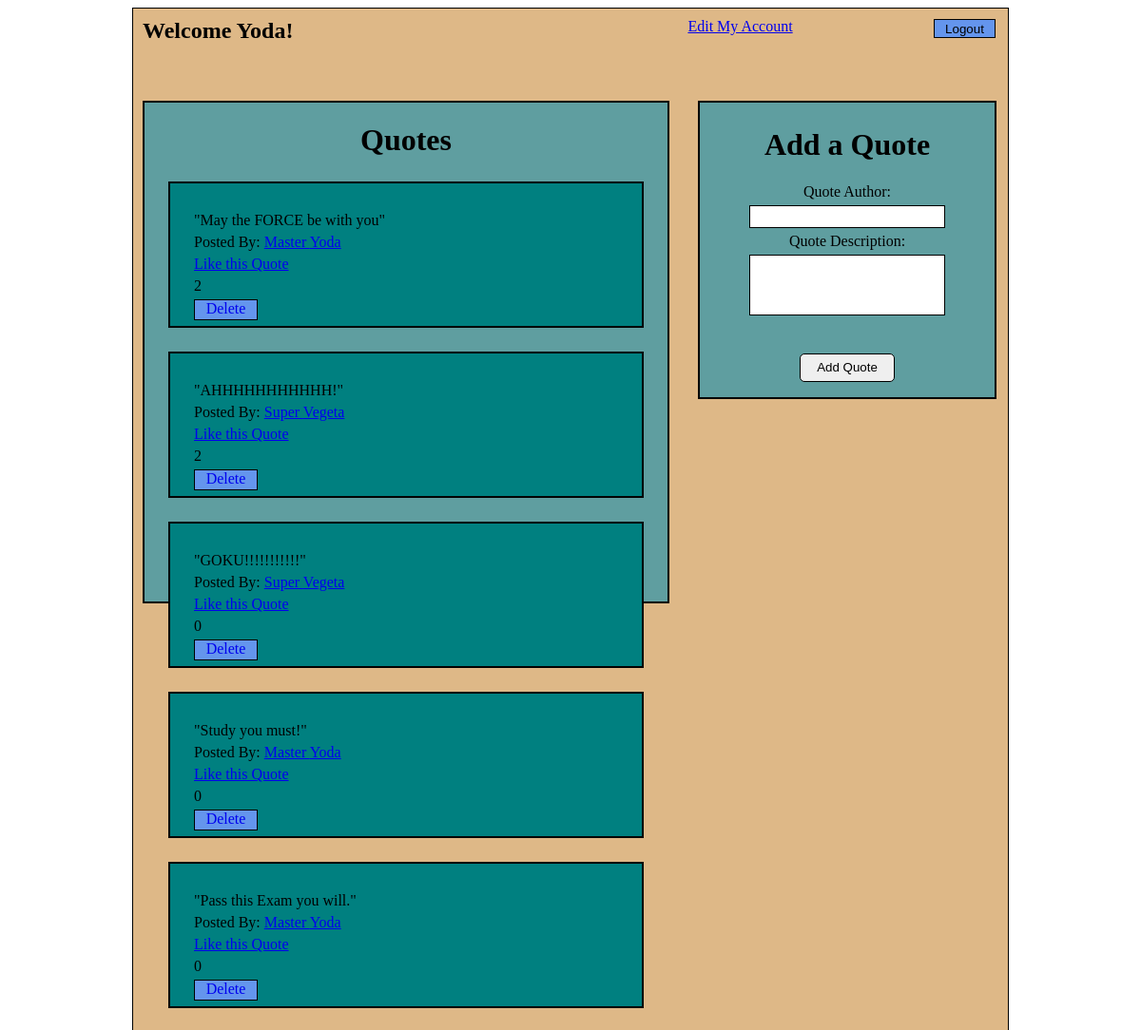
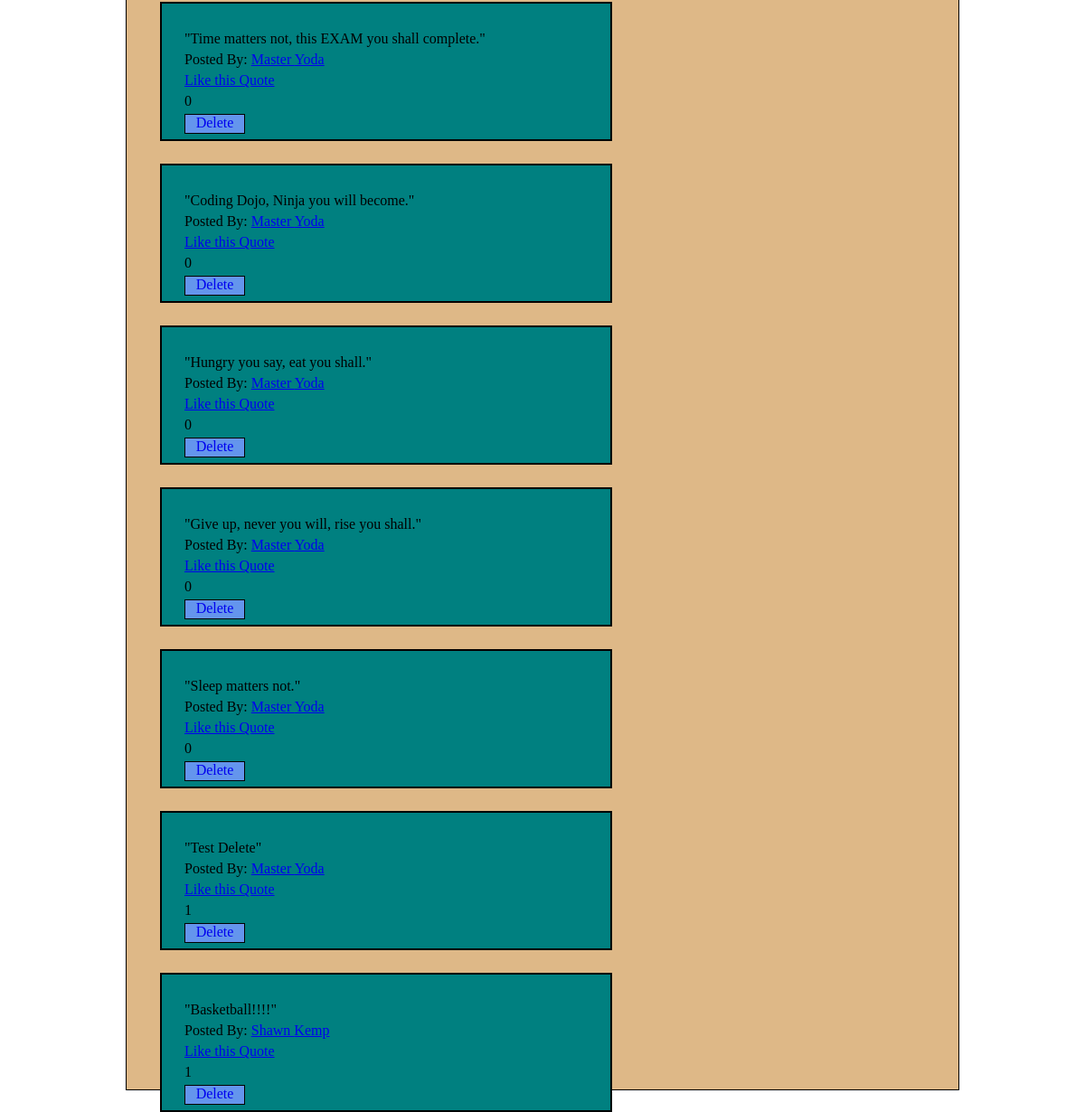
The page /success (signed in) on the database its author committed (2 pictures, top to bottom).
### quoteDash_app/models.py (models this page shows)
class User(models.Model):
    first_name = models.CharField(max_length=255)
    last_name = models.CharField(max_length=255)
    email = models.CharField(max_length=255)
    password = models.CharField(max_length=255)
    created_at = models.DateTimeField(auto_now_add=True)
    updated_at = models.DateTimeField(auto_now=True)
    objects = UserManager()

class Quote(models.Model):
    quote = models.CharField(max_length=255)
    author = models.ForeignKey(User, related_name='user_quote', on_delete=models.CASCADE)
    objects = QuoteManager()
    user_likes = models.ManyToManyField(User, related_name='liked_quote')

### quoteDash_app/views.py (the view)
# urls.py: path('success', views.success),
def success(request):
    if 'user' not in request.session:
        return redirect('/')
    context = {
        'my_quotes': Quote.objects.all()
    }
    return render(request, 'uDash.html', context)

### quoteDash_app/templates/uDash.html (shortened to what this page needs)
<!DOCTYPE html>
<html lang="en">
<head>
    {% load static %}
    <link rel="stylesheet" href="https://unpkg.com/simplebar@latest/dist/simplebar.css">
    <link rel="stylesheet" href="{% static 'uDash_styles.css' %}">
</head>
<body>
    <div id="container">
        <div>
            <h2>Welcome {{request.session.user}}!</h2>
            <a class="edit" href="/editPRO">Edit My Account</a>
            <form  action="/Logout" method="POST">
                <input id="logout" type="submit" value="Logout">
            </form>
        </div>
        <div class="quotes" data-simplebar>
            <h1>Quotes</h1>
            {% for quote in my_quotes %}
            <div class="one_quote">
                <p>"{{quote.quote}}"</p>
                <p>Posted By: <a href="/my_quotes/{{quote.author.id}}">{{quote.author.first_name}} {{quote.author.last_name}}</a></p>
                <a href="/like/{{quote.id}}">Like this Quote</a>
                <p>{{ quote.user_likes.count}}</p>
                <a id="delete" href="/delete/{{quote.id}}">Delete</a>
            </div>
            {% endfor %}
        </div>
        <div class="add">
            <h1>Add a Quote</h1>
            <form action="/Quote" method="POST">
                Quote Author: <input type="text" name="q_auth">
                Quote Description: <input id="desc" type="text" name="q_desc">
                <input id="submitB" type="submit" value="Add Quote">
            </form>
        </div>
    </div>
</body>
</html>

### quoteDash_app/static/uDash_styles.css (style rules this page uses)
#container { width: 900px; min-height: 500px; background-color: burlywood; margin: 0px auto; padding: 10px; border: 1px solid black; }
#container h2 { display: inline-block; margin: 0px; }
.edit { display: inline; position: absolute; margin-left: 415px; }
#logout { display: inline-block; position: absolute; width: 65px; height: 20px; border: 1px solid black; text-align: center; background-color: cornflowerblue; margin-left: 832px; top: 20px; }
.quotes { display: inline-block; background-color: cadetblue; width: 550px; height: 525px; margin-top: 60px; border: 2px solid black; }
.quotes h1 { text-align: center; }
.one_quote { background-color: teal; padding: 25px; margin: 25px; min-height: 100px; border: 2px solid black; }
.one_quote p { margin: 5px 0px; }
.add { display: inline-block; position: absolute; background-color: cadetblue; width: 300px; height: 300px; margin-top: 60px; margin-left: 30px; padding: 5px; vertical-align: top; border: 2px solid black; }
.add h1 { text-align: center; }
.add form { text-align: center; }
.add input { display: block; margin: 5px auto; height: 20px; width: 200px; border: 1px solid black; }
#desc { display: block; margin: 5px auto; height: 60px; width: 200px; border: 1px solid black; }
#submitB { display: block; height: 30px; width: 100px; margin-top: 40px; border-radius: 5px; }
#delete { position: absolute; width: 65px; height: 20px; border: 1px solid black; text-align: center; background-color: cornflowerblue; margin-bottom: 1px; text-decoration: none; }

### rows shown on the page
User: session.user "Yoda"
Quote: quote "May the FORCE be with you", author.first_name "Master", author.last_name "Yoda", user_likes.count "2"
Quote: quote "AHHHHHHHHHHH!", author.first_name "Super", author.last_name "Vegeta", user_likes.count "2"
Quote: quote "GOKU!!!!!!!!!!!", author.first_name "Super", author.last_name "Vegeta", user_likes.count "0"
Quote: quote "Study you must!", author.first_name "Master", author.last_name "Yoda", user_likes.count "0"
Quote: quote "Pass this Exam you will.", author.first_name "Master", author.last_name "Yoda", user_likes.count "0"
Quote: quote "Time matters not, this EXAM you shall complete.", author.first_name "Master", author.last_name "Yoda", user_likes.count "0"
Quote: quote "Coding Dojo, Ninja you will become.", author.first_name "Master", author.last_name "Yoda", user_likes.count "0"
Quote: quote "Hungry you say, eat you shall.", author.first_name "Master", author.last_name "Yoda", user_likes.count "0"
Quote: quote "Give up, never you will, rise you shall.", author.first_name "Master", author.last_name "Yoda", user_likes.count "0"
Quote: quote "Sleep matters not.", author.first_name "Master", author.last_name "Yoda", user_likes.count "0"
Quote: quote "Test Delete", author.first_name "Master", author.last_name "Yoda", user_likes.count "1"
Quote: quote "Basketball!!!!", author.first_name "Shawn", author.last_name "Kemp", user_likes.count "1"
